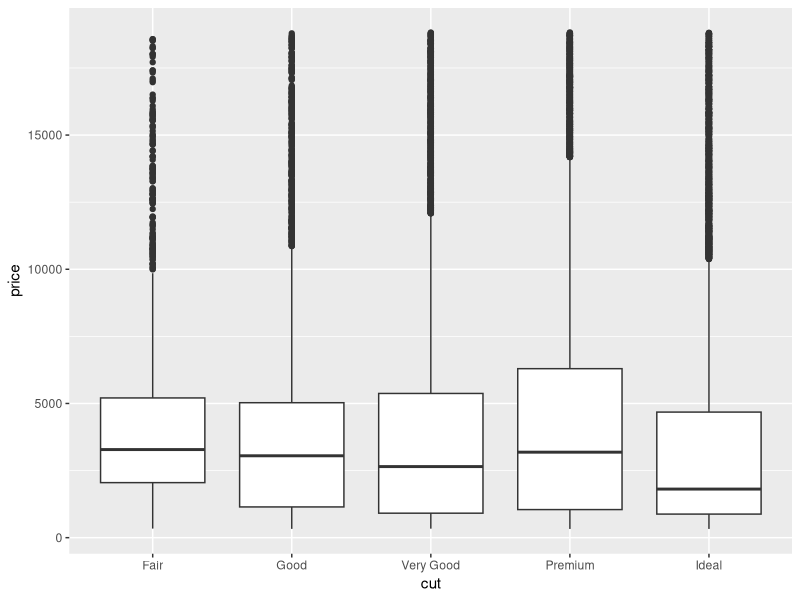
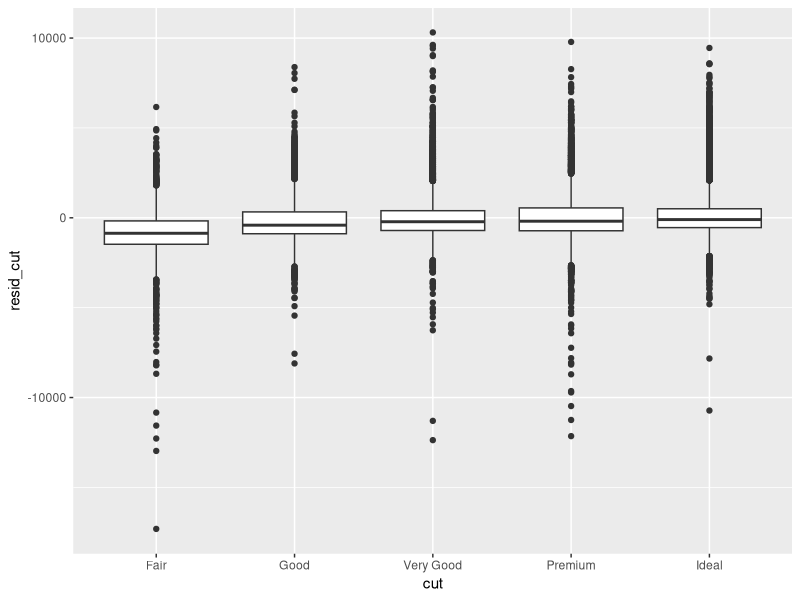
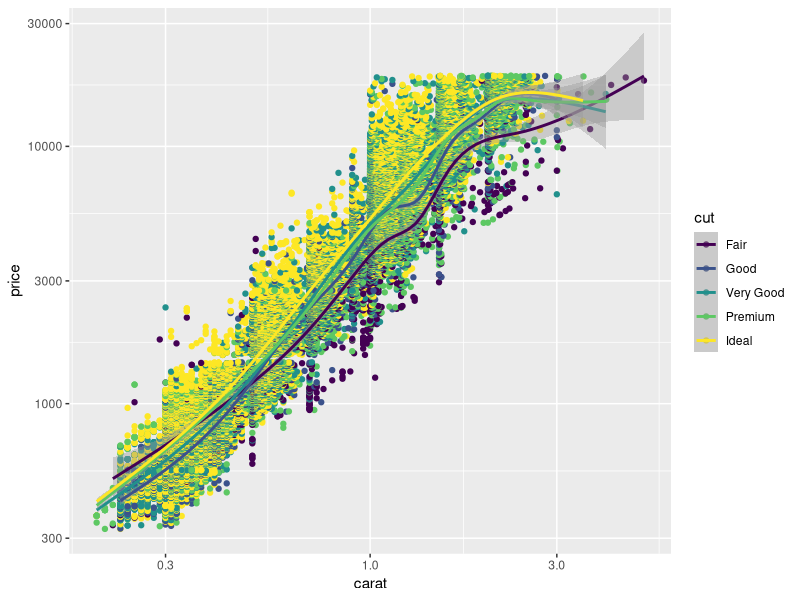

Write R code to recreate these figures, in order.
## ---- chunk 1
library(tidyverse)
library(modelr)

## ---- chunk 2
diamonds %>%
  ggplot(aes(cut, price)) +
  geom_boxplot()
## ---- chunk 3
fit <-
  lm(
    formula = price ~ carat + color + clarity,
    data = diamonds
  )

diamonds %>%
  add_predictions(fit, var = "price_pred") %>%
  mutate(resid_cut = price - price_pred) %>%

  ggplot(aes(cut, resid_cut)) +
  geom_boxplot()
## ---- chunk 4
diamonds %>%
  ggplot(aes(carat, price, color = cut)) +
  geom_point() +
  geom_smooth() +
  scale_x_log10() +
  scale_y_log10()
